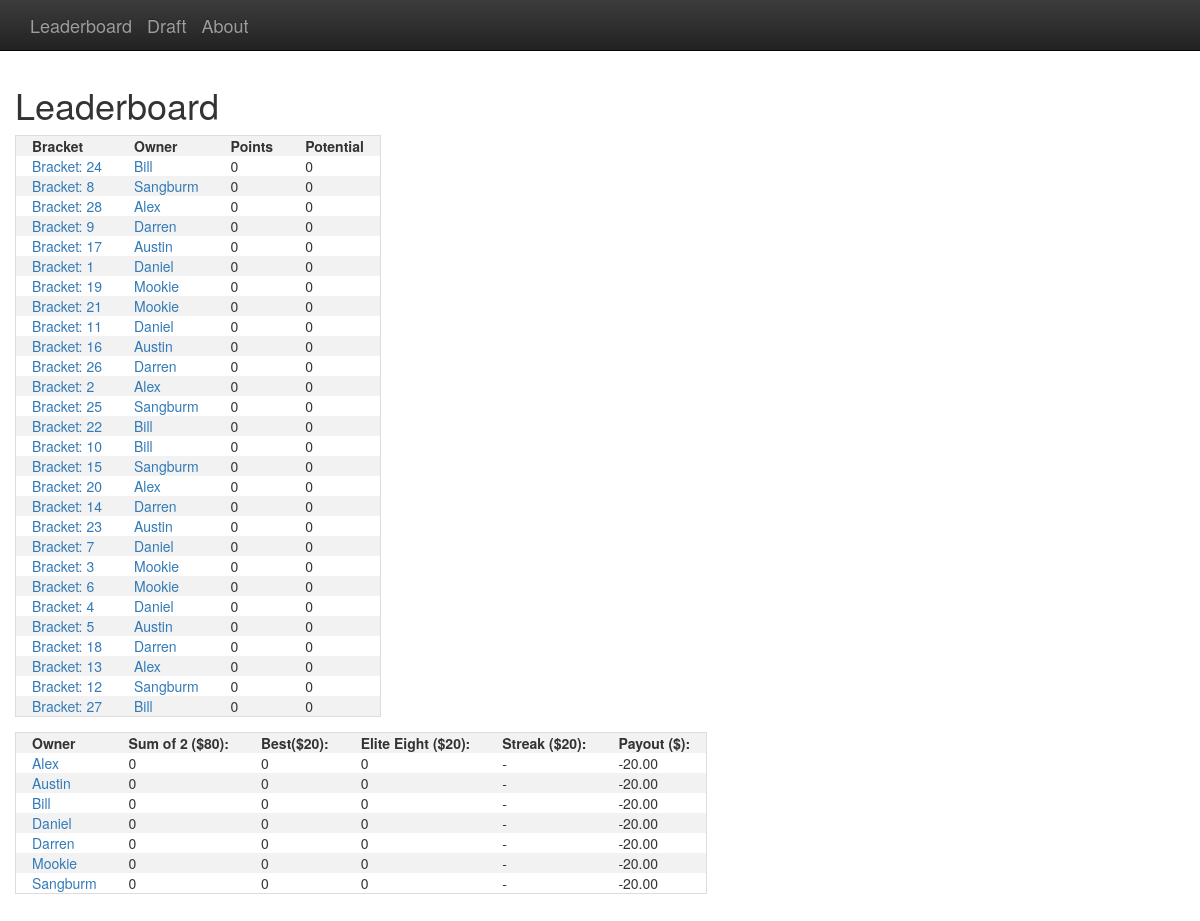
The page / on the database its author committed.
### bracketeering/models.py (models this page shows, shortened)
class Bracket(models.Model):
    bid = models.IntegerField(unique=True)
    owner = models.ForeignKey(Owner, on_delete=models.CASCADE)
    points_norm = models.IntegerField(default=0)
    points_bonus = models.IntegerField(default=0)
    potential_norm = models.IntegerField(default=0)
    potential_bonus = models.IntegerField(default=0)
    elite_eight = models.IntegerField(default=0)
    elite_eight_pot = models.IntegerField(default=0)
    def get_points(self):
        return self.points_norm + self.points_bonus
    def get_potential(self):
        return self.potential_norm + self.potential_bonus

class Owner(models.Model):
    name = models.CharField(max_length=100,unique=True)
    sum_of_2 = models.IntegerField(default=0)
    best_bracket = models.IntegerField(default=0)
    streak_winner = models.BooleanField(default=False)
    max_elite_eight = models.IntegerField(default=0)
    payout = models.FloatField(default=-20)
    def get_streak_winner_str(self):
        if self.streak_winner:
            return "$$$"
        return "-"

### bracketeering/views/views.py (the view)
# urls.py: path('', MainView.as_view(), name='main'),
class MainView(TemplateView):
    template_name = 'main.html'
    def get_context_data(self, **kwargs):
        context = super(MainView, self).get_context_data(**kwargs)
        context['brackets'] = Bracket.objects.all()
        context['owners'] = Owner.objects.all()
        return context

### templates/main.html (shortened to what this page needs)
{% extends "base.html" %}
{% block main_content %}
<div>
	<div class="row"><h1>Leaderboard</h1></div>
	<div class="row" style="margin-bottom:15px">
	{% if brackets %}
		<table id="main_brackets">
			<thead><tr>
				<th>Bracket</th>
				<th>Owner</th>
				<th>Points</th>
				<th>Potential</th>
			</tr></thead>
			<tbody>
			{% for bracket in brackets %}
				<tr>
					<td><a href="{% url 'bracket' bracket.bid %}">Bracket: {{bracket.bid}}</a></td>
					<td><a href="{% url 'owner' bracket.owner.name %}">{{bracket.owner.name}}</a></td>
					<td>{{bracket.get_points}}</td>
					<td>{{bracket.get_potential}}</td>
				</tr>
			{% endfor %}
			</tbody>
		</table>
	{% else %}
		<p>No Brackets Yet</p>
	{% endif %}
	</div>
	<div class="row">
	{% if owners %}
		<table>
			<thead><tr>
				<th>Owner</th>
				<th>Sum of 2 ($80):</th>
				<th>Best($20):</th>
				<th>Elite Eight ($20):</th>
				<th>Streak ($20):</th>
				<th>Payout ($):</th>
			</tr></thead>
			{% for owner in owners %}
			<tr>
				<td><a href="{% url 'owner' owner.name %}">{{owner.name}}</a></td>
				<td>{{owner.sum_of_2}}</td>
				<td>{{owner.best_bracket}}</td>
				<td>{{owner.max_elite_eight}}</td>
				<td>{{owner.get_streak_winner_str}}</td>
				<td>{{owner.payout|floatformat:2}}</td>
			</tr>
			{% endfor %}
		</table>
	{% else %}
		<p>No Owners Yet</p>
	{% endif %}
	</div>
</div>
{% endblock %}

### templates/base.html (style rules this page uses)
table { border-spacing: 0; border: 1px solid #ddd; }
th, td { text-align: left; padding-left: 16px; padding-right: 16px; }
th, tr:nth-child(even) { background-color: #f2f2f2; }

### rows shown on the page
Bracket: bid "24", owner.name "Bill", get_points "0", get_potential "0"
Bracket: bid "8", owner.name "Sangburm", get_points "0", get_potential "0"
Bracket: bid "28", owner.name "Alex", get_points "0", get_potential "0"
Bracket: bid "9", owner.name "Darren", get_points "0", get_potential "0"
Bracket: bid "17", owner.name "Austin", get_points "0", get_potential "0"
Bracket: bid "1", owner.name "Daniel", get_points "0", get_potential "0"
Bracket: bid "19", owner.name "Mookie", get_points "0", get_potential "0"
Bracket: bid "21", owner.name "Mookie", get_points "0", get_potential "0"
Bracket: bid "11", owner.name "Daniel", get_points "0", get_potential "0"
Bracket: bid "16", owner.name "Austin", get_points "0", get_potential "0"
Bracket: bid "26", owner.name "Darren", get_points "0", get_potential "0"
Bracket: bid "2", owner.name "Alex", get_points "0", get_potential "0"
Bracket: bid "25", owner.name "Sangburm", get_points "0", get_potential "0"
Bracket: bid "22", owner.name "Bill", get_points "0", get_potential "0"
Bracket: bid "10", owner.name "Bill", get_points "0", get_potential "0"
Bracket: bid "15", owner.name "Sangburm", get_points "0", get_potential "0"
Bracket: bid "20", owner.name "Alex", get_points "0", get_potential "0"
Bracket: bid "14", owner.name "Darren", get_points "0", get_potential "0"
Bracket: bid "23", owner.name "Austin", get_points "0", get_potential "0"
Bracket: bid "7", owner.name "Daniel", get_points "0", get_potential "0"
Bracket: bid "3", owner.name "Mookie", get_points "0", get_potential "0"
Bracket: bid "6", owner.name "Mookie", get_points "0", get_potential "0"
Bracket: bid "4", owner.name "Daniel", get_points "0", get_potential "0"
Bracket: bid "5", owner.name "Austin", get_points "0", get_potential "0"
Bracket: bid "18", owner.name "Darren", get_points "0", get_potential "0"
Bracket: bid "13", owner.name "Alex", get_points "0", get_potential "0"
Bracket: bid "12", owner.name "Sangburm", get_points "0", get_potential "0"
Bracket: bid "27", owner.name "Bill", get_points "0", get_potential "0"
Owner: name "Alex", sum_of_2 "0", best_bracket "0", max_elite_eight "0", get_streak_winner_str "-", payout "-20.00"
Owner: name "Austin", sum_of_2 "0", best_bracket "0", max_elite_eight "0", get_streak_winner_str "-", payout "-20.00"
Owner: name "Bill", sum_of_2 "0", best_bracket "0", max_elite_eight "0", get_streak_winner_str "-", payout "-20.00"
Owner: name "Daniel", sum_of_2 "0", best_bracket "0", max_elite_eight "0", get_streak_winner_str "-", payout "-20.00"
Owner: name "Darren", sum_of_2 "0", best_bracket "0", max_elite_eight "0", get_streak_winner_str "-", payout "-20.00"
Owner: name "Mookie", sum_of_2 "0", best_bracket "0", max_elite_eight "0", get_streak_winner_str "-", payout "-20.00"
Owner: name "Sangburm", sum_of_2 "0", best_bracket "0", max_elite_eight "0", get_streak_winner_str "-", payout "-20.00"
